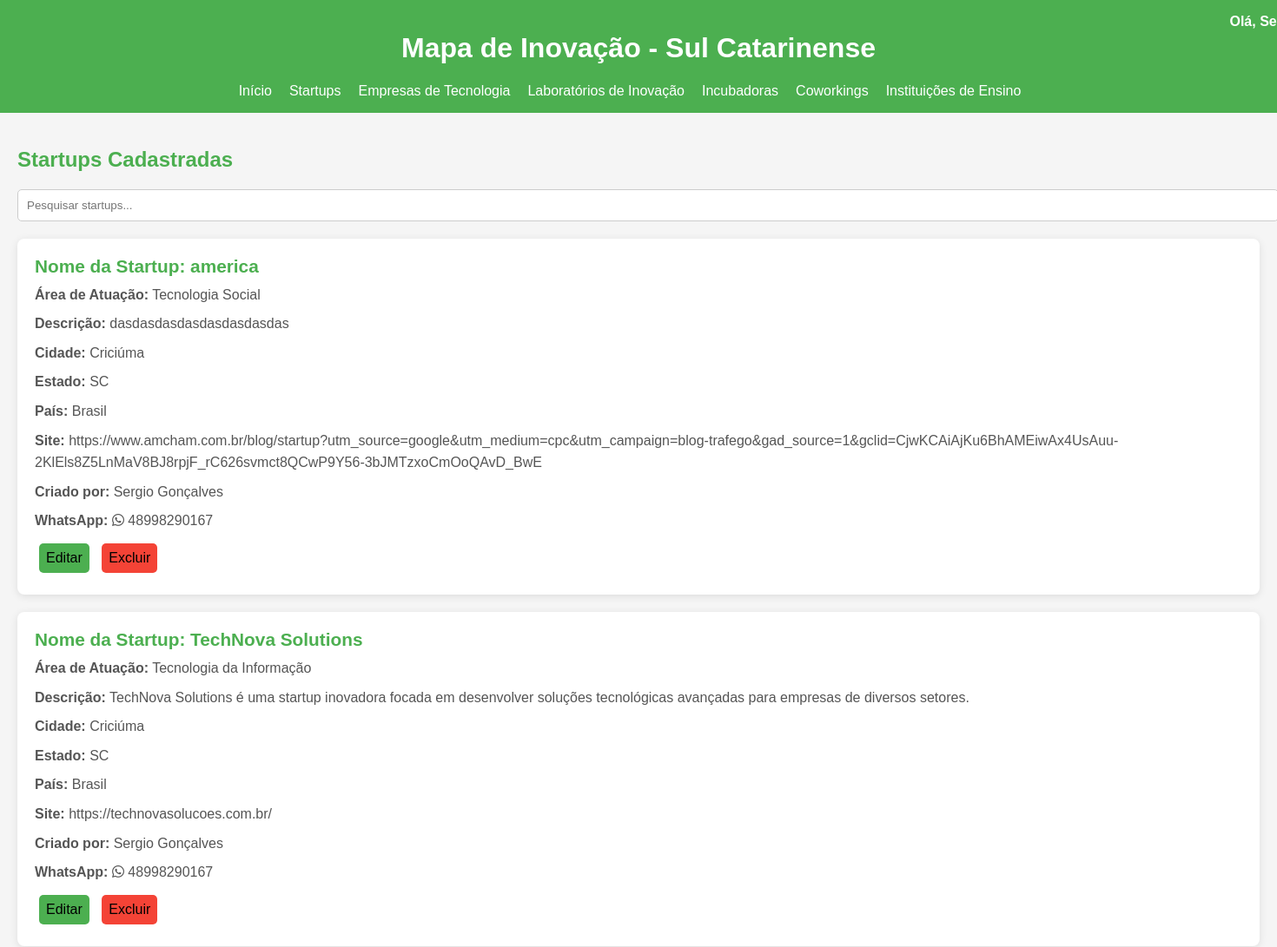
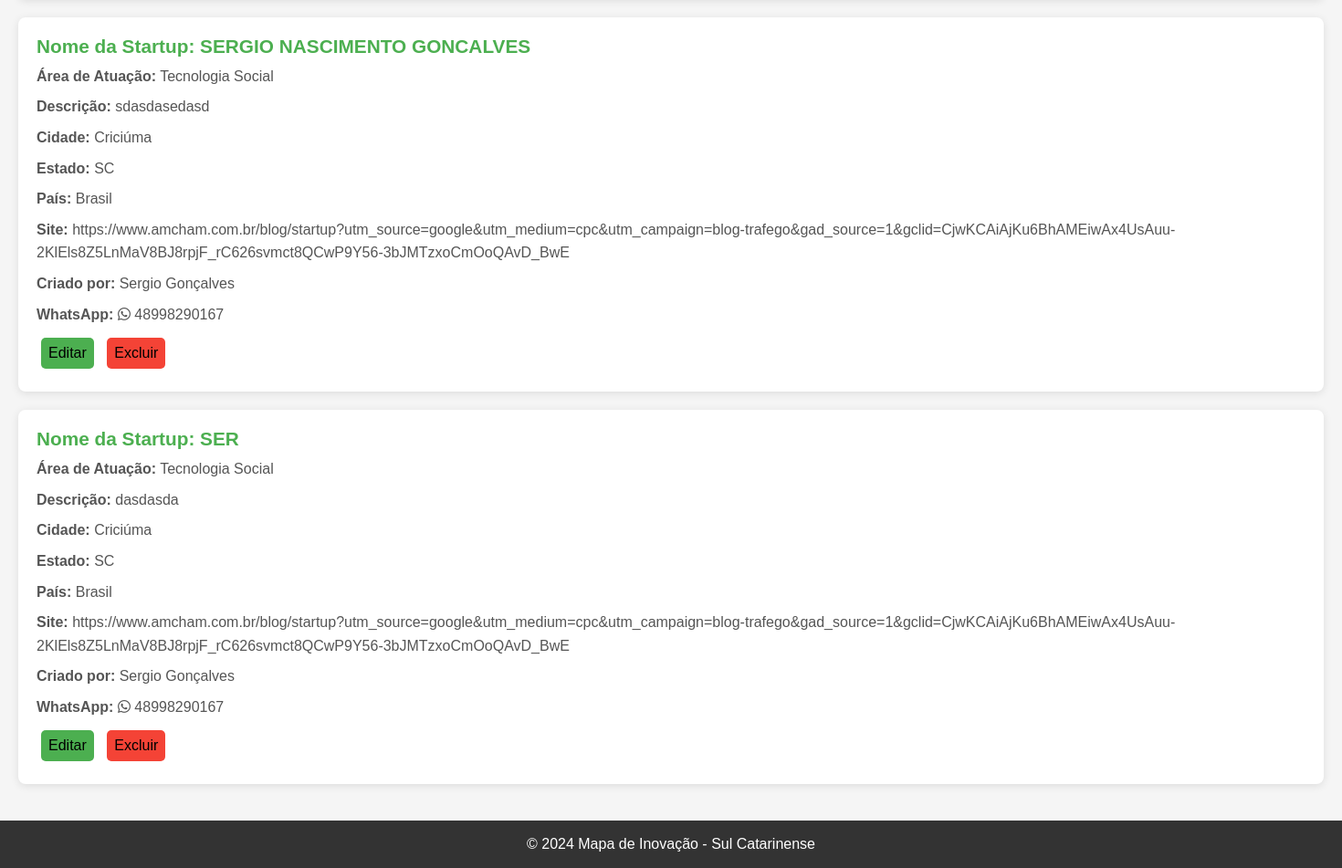
The app's page /detalhestartup.php (signed in) with its own data (2 pictures, top to bottom).
### tables this page shows
CREATE TABLE `startups` (
  `id` int(11) NOT NULL,
  `nomeDaStartup` varchar(255) NOT NULL,
  `fundadores` varchar(255) NOT NULL,
  `dataDeFundacao` date NOT NULL,
  `areaDeAtuacao` varchar(255) NOT NULL,
  `descricao` text NOT NULL,
  `endereco` varchar(255) NOT NULL,
  `cep` varchar(8) NOT NULL,
  `cidade` varchar(255) NOT NULL,
  `estado` varchar(255) NOT NULL,
  `pais` varchar(255) NOT NULL,
  `site` varchar(255) DEFAULT NULL,
  `usuario_id` int(11) NOT NULL,
  `email` varchar(255) DEFAULT NULL,
  `whatsapp` varchar(20) DEFAULT NULL,
  `inovacao` text NOT NULL,
  `modelo_negocio` text NOT NULL,
  `mercado_alvo` text NOT NULL
);

CREATE TABLE `usuarios` (
  `id` int(11) NOT NULL,
  `nome` varchar(100) NOT NULL,
  `email` varchar(100) NOT NULL,
  `username` varchar(50) NOT NULL,
  `password` varchar(255) NOT NULL,
  `created_at` timestamp NOT NULL DEFAULT current_timestamp()
);

### detalhestartup.php (the view, shortened to what this page needs)
<?php
$host = 'localhost:3307';
$dbname = 'mapa_inovacao';
$user = 'root';
$password = '';
$usuario_id_logado = isset($_SESSION['user_id']) ? $_SESSION['user_id'] : null;
if (isset($_SESSION['user_name'])) {
    $nome_usuario = $_SESSION['user_name'];
} else {
    $nome_usuario = null;
}
$conn = new mysqli($host, $user, $password, $dbname);
$sql = "
    SELECT s.*, u.nome AS criador
    FROM startups s
    LEFT JOIN usuarios u ON s.usuario_id = u.id
";
$result = $conn->query($sql);
$startups = [];
if ($result->num_rows > 0) {
    while ($row = $result->fetch_assoc()) {
        $startups[] = $row;
    }
}
?>
<!DOCTYPE html>
<html lang="pt-BR">
<head>
    <link rel="stylesheet" href="detalhestartup.css">
    <link href="https://cdnjs.cloudflare.com/ajax/libs/font-awesome/6.0.0-beta3/css/all.min.css" rel="stylesheet">
</head>
<body>
    <header>
        <h1>Mapa de Inovação - Sul Catarinense</h1>
        <nav>
            <ul>
            <li><a href="indexlogado.php">Início</a></li>
                <li>
                    <a href="#startups">Startups</a>
                </li>
                <li>
                    <a href="#empresas">Empresas de Tecnologia</a>
                </li>
                <li>
                    <a href="#laboratorios">Laboratórios de Inovação</a>
                </li>
                <li>
                    <a href="#incubadoras">Incubadoras</a>
                </li>
                <li>
                    <a href="#coworkings">Coworkings</a>
                </li>
                <li>
                <a href="#instituicoes">Instituições de Ensino</a>
                    </li>
                    <li>
                <?php if ($nome_usuario): ?>
                    <div class="menu-usuario">
                        <a href="#" id="usuarioMenu">Olá, <?php echo htmlspecialchars($nome_usuario); ?></a>
                    </div>
                <?php else: ?>
                    <a href="login.php">Login</a>
                <?php endif; ?>
            </li>
        </ul>
    </nav>
    </header>
    <main>
        <section id="startups-cadastradas">
            <h2>Startups Cadastradas</h2>
            <input type="text" id="searchBar" placeholder="Pesquisar startups..." onkeyup="searchStartups()">
            <?php if (empty($startups)): ?>
                <p>Nenhuma startup cadastrada ainda.</p>
            <?php else: ?>
                <?php foreach ($startups as $startup): ?>
                    <div class="registro" data-name="<?php echo htmlspecialchars($startup['nomeDaStartup']); ?>" onclick="window.location.href='infostartup.php?id=<?php echo $startup['id']; ?>'">
                        <h3>Nome da Startup: <?php echo htmlspecialchars($startup['nomeDaStartup']); ?></h3>
                        <p><strong>Área de Atuação:</strong> <?php echo htmlspecialchars($startup['areaDeAtuacao']); ?></p>
                        <p><strong>Descrição:</strong> <?php echo nl2br(htmlspecialchars($startup['descricao'])); ?></p>
                        <p><strong>Cidade:</strong> <?php echo htmlspecialchars($startup['cidade']); ?></p>
                        <p><strong>Estado:</strong> <?php echo htmlspecialchars($startup['estado']); ?></p>
                        <p><strong>País:</strong> <?php echo htmlspecialchars($startup['pais']); ?></p>
                        <p><strong>Site:</strong> <a href="<?php echo htmlspecialchars($startup['site']); ?>" target="_blank"><?php echo htmlspecialchars($startup['site']); ?></a></p>
                        <p><strong>Criado por:</strong> <?php echo htmlspecialchars($startup['criador']); ?></p>
    <p><strong>WhatsApp:</strong>
    <a href="https://wa.me/<?php echo htmlspecialchars($startup['whatsapp']); ?>" target="_blank">
        <i class="fab fa-whatsapp"></i> <?php echo htmlspecialchars($startup['whatsapp']); ?>
    </a>
    </p>
                        <?php
        if ((int)$usuario_id_logado === (int)$startup['usuario_id']): ?>
             <div class="acoes">
                <a href="editarstartup.php?id=<?php echo $startup['id']; ?>" class="btn btn-editar">Editar</a>
                <a href="excluirstartup.php?id=<?php echo $startup['id']; ?>" class="btn btn-excluir" onclick="return confirm('Você tem certeza que deseja excluir esta startup?')">Excluir</a>
            </div>
<?php else: ?>
    <p>Você não tem permissão para editar ou excluir esta startup.</p>
<?php endif; ?>
        </div>
<?php endforeach; ?>
            <?php endif; ?>
        </section>
    </main>
    <footer>
        <p>&copy; 2024 Mapa de Inovação - Sul Catarinense</p>
    </footer>
</body>
</html>

### detalhestartup.css (style rules this page uses)
body { font-family: Arial, sans-serif; background-color: #f5f5f5; color: #333; margin: 0; padding: 0; display: flex; flex-direction: column; min-height: 100vh; }
header { background-color: #4CAF50; color: white; padding: 1em 0; text-align: center; position: relative; }
nav ul { list-style-type: none; padding: 0; margin: 0; display: flex; justify-content: center; position: relative; }
nav ul li { margin: 0 10px; position: relative; }
nav ul li a { color: white; text-decoration: none; }
main { flex: 1; padding: 20px; }
section { margin-bottom: 20px; }
h1, h2 { color: #4CAF50; }
h1 { color: white; }
footer { background-color: #333; color: white; text-align: center; padding: 1px 0; width: 100%; position: relative; bottom: 0; flex-shrink: 0; }
.registro { background-color: white; border-radius: 8px; padding: 20px; box-shadow: 0 2px 10px rgba(0, 0, 0, 0.1); margin-bottom: 20px; cursor: pointer; transition: transform 0.3s ease, box-shadow 0.3s ease; }
.registro h3 { font-size: 1.3em; color: #4CAF50; margin: 0; }
.registro p { margin: 8px 0; line-height: 1.6; color: #555; }
.registro a { color: #4CAF50; text-decoration: none; }
#searchBar { width: 100%; padding: 10px; margin-bottom: 20px; border: 1px solid #ccc; border-radius: 5px; }
.menu-usuario { position: absolute; top: -80px; right: -400px; color: white; font-weight: bold; }
.menu-usuario a { text-decoration: none; color: white; padding: 10px; cursor: pointer; }
.registro p a { text-decoration: none; color: inherit; }
.btn { display: inline-block; padding: 10px 20px; margin: 5px; font-size: 16px; border-radius: 5px; text-decoration: none; text-align: center; cursor: pointer; transition: background-color 0.3s ease, transform 0.3s ease; }
.btn-editar { padding: 8px; background-color: #4CAF50; color: black !important; }
.btn-excluir { padding: 8px; background-color: #f44336; color: black !important; }

### records on screen
startups: nomeDaStartup "america", areaDeAtuacao "Tecnologia Social", descricao "dasdasdasdasdasdasdasdas", cidade "Criciúma", estado "SC", pais "Brasil", site "https://www.amcham.com.br/blog/startup?utm_source=google&utm_medium=cpc&utm_campaign=blog-trafego&gad_source=1&gclid=CjwKCAiAjKu6BhAMEiwAx4UsAuu-2KlEls8Z5LnMaV8BJ8rpjF_rC626svmct8QCwP9Y56-3bJMTzxoCmOoQAvD_BwE", usuario.nome "Sergio Gonçalves", whatsapp "48998290167"
startups: nomeDaStartup "TechNova Solutions", areaDeAtuacao "Tecnologia da Informação", descricao "TechNova Solutions é uma startup inovadora focada em desenvolver soluções tecnológicas avançadas para empresas de diversos setores.", cidade "Criciúma", estado "SC", pais "Brasil", site "https://technovasolucoes.com.br/", usuario.nome "Sergio Gonçalves", whatsapp "48998290167"
startups: nomeDaStartup "SERGIO NASCIMENTO GONCALVES", areaDeAtuacao "Tecnologia Social", descricao "sdasdasedasd", cidade "Criciúma", estado "SC", pais "Brasil", site "https://www.amcham.com.br/blog/startup?utm_source=google&utm_medium=cpc&utm_campaign=blog-trafego&gad_source=1&gclid=CjwKCAiAjKu6BhAMEiwAx4UsAuu-2KlEls8Z5LnMaV8BJ8rpjF_rC626svmct8QCwP9Y56-3bJMTzxoCmOoQAvD_BwE", usuario.nome "Sergio Gonçalves", whatsapp "48998290167"
startups: nomeDaStartup "SER", areaDeAtuacao "Tecnologia Social", descricao "dasdasda", cidade "Criciúma", estado "SC", pais "Brasil", site "https://www.amcham.com.br/blog/startup?utm_source=google&utm_medium=cpc&utm_campaign=blog-trafego&gad_source=1&gclid=CjwKCAiAjKu6BhAMEiwAx4UsAuu-2KlEls8Z5LnMaV8BJ8rpjF_rC626svmct8QCwP9Y56-3bJMTzxoCmOoQAvD_BwE", usuario.nome "Sergio Gonçalves", whatsapp "48998290167"
